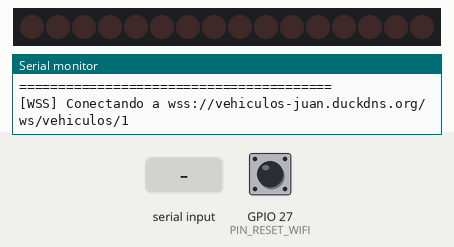
This sketch was run on a simulated ESP32. Shown: 16 shift-register outputs drawn as a row of LEDs (first output left, lit = HIGH), the last lines printed to the serial monitor. Wiring (inferred from the names in the program): 2 × shift register (74HC595): data GPIO 23; shift clock GPIO 18; latch GPIO 5. Wiring (inferred from the signals the program sends): row of LEDs: on Q0, Q1, Q2, Q3, Q4, Q5, Q6, Q7, Q8, Q9, Q10, Q11, Q12, Q13, Q14, Q15. The test bench sets the inputs (shaded band); at power-on: GPIO 27 (PIN_RESET_WIFI) HIGH. WiFi joins after 1.5 s; servers stay silent unless stated.

Above: at 3.0 s.
3.1 s: "l,45\n" received over Serial
At 4.4 s:
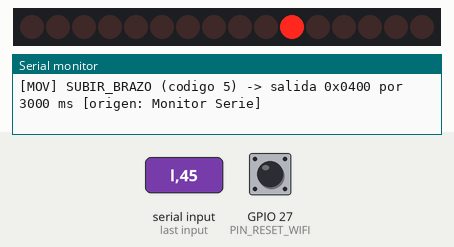
6.1 s: "s,45\n" received over Serial
At 6.35 s:
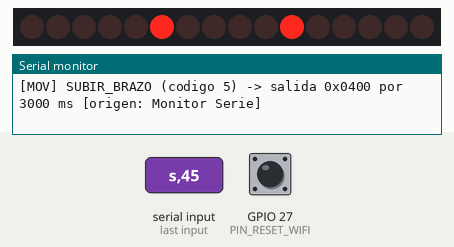
9.1 s: "e,45\n" received over Serial
At 9.35 s:
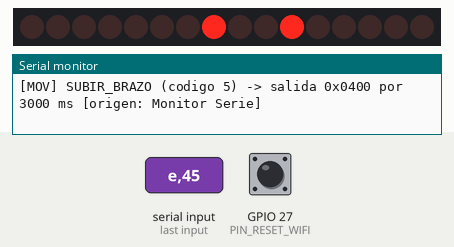
12.1 s: "estado_inicial" received over Serial
Timing chart, 0 to 15.1 s (numbered marks = the images above; inputs shaded):
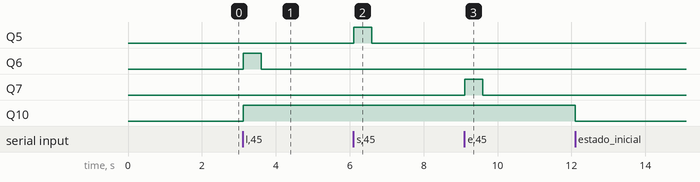

The sketch:

excavadora_iot.ino
```cpp
/*
  PROYECTO: Excavadora IoT controlada desde la API (Swagger UI -> WSS -> ESP32)
  PLACA: ESP32 clasica de 38 pines

  BIBLIOTECAS (Administrador de bibliotecas de Arduino IDE):
  - WiFiManager         (tzapu)
  - WebSockets          (Markus Sattler)   -> incluye WebSocketsClient.h
  - ArduinoJson         (Benoit Blanchon)  -> version 7.x

  FUNCIONES:
  - Portal Wi-Fi con WiFiManager (igual que el programa anterior).
  - Se conecta por WSS al canal del vehiculo en la API.
  - Ejecuta los movimientos que llegan de la API y los muestra en Monitor Serie.
  - Movimiento individual: se ejecuta y se detiene solo (seguridad).
  - DEMO: ejecuta cada paso respetando duracion_ms y pausa_ms.
  - Seguridad: si se pierde el WSS o el Wi-Fi, TODO se detiene.
  - El estado_inicial NO mueve el carrito (solo se muestra).
*/

#include <WiFi.h>
#include <WiFiManager.h>
#include <WebSocketsClient.h>
#include <ArduinoJson.h>

// --------------------------------------------------
// 1. CONFIGURACION GENERAL
// --------------------------------------------------

// ---- Wi-Fi ----
const char* PASSWORD_AP = "Shuhua30.";
const int PIN_RESET_WIFI = 27;
const unsigned long TIEMPO_RESET_MS = 5000;
const unsigned long INTERVALO_RECONEXION_MS = 15000;
const unsigned long INTERVALO_ESTADO_MS = 30000;

// ---- API publica (WSS) ----
const char* HOST_API = "vehiculos-juan.duckdns.org";
const uint16_t PUERTO_API = 443;
const int ID_VEHICULO = 1;

// Tiempo maximo que dura un movimiento INDIVIDUAL enviado desde la API.
// Pasado ese tiempo el carrito se detiene solo. Usa 0 para desactivarlo
// (no recomendado: el carrito seguiria hasta recibir DETENER).
const unsigned long DURACION_MAXIMA_INDIVIDUAL_MS = 3000;

// ---- 74HC595 ----
const uint8_t PIN_DATA  = 23;
const uint8_t PIN_CLOCK = 18;
const uint8_t PIN_LATCH = 5;

// ---- Codigos de comando (deben coincidir con el catalogo en la base) ----
const int CODIGO_DETENER   = 9;
const int CODIGO_LUZ       = 10;
const int CODIGO_SONIDO    = 11;
const int CODIGO_ENCENDIDO = 12;

// Salidas de los pulsos (se activan junto al movimiento actual)
const uint16_t MASCARA_ENCENDIDO = 0x0080;
const uint16_t MASCARA_LUZ       = 0x0040;
const uint16_t MASCARA_SONIDO    = 0x0020;

// Tabla: codigo del comando en la base -> salida del 74HC595
struct ComandoHW {
  int codigo;
  uint16_t mascara;
  const char* nombre;
};

const ComandoHW TABLA_COMANDOS[] = {
  { 1, 0x0001, "AVANZAR"         },
  { 2, 0x0004, "RETROCEDER"      },
  { 3, 0x0200, "GIRAR_IZQUIERDA" },
  { 4, 0x0100, "GIRAR_DERECHA"   },
  { 5, 0x0400, "SUBIR_BRAZO"     },  // alzar garra
  { 6, 0x0800, "BAJAR_BRAZO"     },  // bajar garra
  { 7, 0x0002, "ABRIR_PALA"      },  // girar garra izquierda
  { 8, 0x0010, "CERRAR_PALA"     }   // girar garra derecha
};
const int TOTAL_COMANDOS = sizeof(TABLA_COMANDOS) / sizeof(TABLA_COMANDOS[0]);

// ---- Objetos y variables ----
WiFiManager gestorWiFi;
WebSocketsClient clienteWS;
String nombreDispositivo;
String rutaWS;

// Boton fisico
unsigned long inicioPulsacion = 0;
bool pulsacionEnCurso = false;
bool resetEjecutado = false;

// Wi-Fi
unsigned long ultimoIntentoConexion = 0;
unsigned long ultimaImpresionEstado = 0;
bool estadoConexionAnterior = false;
bool conexionAnteriorConocida = false;

// WebSocket
bool wsIniciado = false;
bool wsConectado = false;
// Estado de ejecucion de la DEMO
bool demoActiva = false;

// Salidas
uint16_t movimientoActivo = 0;
bool movimientoTemporizado = false;
unsigned long movimientoFin = 0;

uint16_t pulsoMascara = 0;
bool pulsoActivo = false;
unsigned long pulsoFin = 0;

unsigned long contadorEncendido = 0;


// --------------------------------------------------
// 2. SALIDAS: REGISTROS 74HC595
// --------------------------------------------------

void actualizarSalidas(uint16_t valor) {

  digitalWrite(PIN_LATCH, LOW);

  // Registro superior: bits 08-15
  shiftOut(PIN_DATA, PIN_CLOCK, MSBFIRST, (uint8_t)(valor >> 8));

  // Registro inferior: bits 00-07
  shiftOut(PIN_DATA, PIN_CLOCK, MSBFIRST, (uint8_t)(valor & 0xFF));

  digitalWrite(PIN_LATCH, HIGH);
}

void refrescarSalidas() {
  uint16_t valor = movimientoActivo;

  if (pulsoActivo) {
    valor |= pulsoMascara;
  }

  actualizarSalidas(valor);
}

// Detiene el movimiento y los pulsos.
// Solo imprime si realmente habia algo activo.
void detener(const char* motivo) {

  bool habiaActividad = (movimientoActivo != 0) || pulsoActivo;

  movimientoActivo = 0;
  movimientoTemporizado = false;
  pulsoMascara = 0;
  pulsoActivo = false;
  actualizarSalidas(0);

  if (habiaActividad) {
    Serial.print("[MOV] DETENIDO -> ");
    Serial.println(motivo);
  }
}

void iniciarPulso(uint16_t mascara, unsigned long duracionMs, const char* nombre) {

  pulsoMascara = mascara;
  pulsoActivo = true;
  pulsoFin = millis() + duracionMs;
  refrescarSalidas();

  Serial.printf("[MOV] %s (pulso de %lu ms)\n", nombre, duracionMs);
}

// Apaga los pulsos y detiene el movimiento si se cumplio su tiempo.
// Usa restas con signo para funcionar aunque millis() desborde.
void gestionarTemporizadores() {

  unsigned long ahora = millis();

  if (pulsoActivo && (long)(ahora - pulsoFin) >= 0) {
    pulsoActivo = false;
    pulsoMascara = 0;
    refrescarSalidas();
  }

  if (movimientoTemporizado && (long)(ahora - movimientoFin) >= 0) {
    detener("tiempo de movimiento cumplido");
  }
}


// --------------------------------------------------
// 3. EJECUTAR UN COMANDO (codigo de la base de datos)
// --------------------------------------------------

const ComandoHW* buscarComando(int codigo) {

  for (int i = 0; i < TOTAL_COMANDOS; i++) {
    if (TABLA_COMANDOS[i].codigo == codigo) {
      return &TABLA_COMANDOS[i];
    }
  }

  return nullptr;
}

// duracionMs = 0 -> movimiento individual (usa el tiempo maximo de seguridad)
// duracionMs > 0 -> paso de DEMO (dura exactamente duracion_ms)
void ejecutarComando(int codigo, unsigned long duracionMs, const char* origen) {

  if (codigo == CODIGO_DETENER) {
    detener("comando DETENER");
    return;
  }

  if (codigo == CODIGO_LUZ) {
    iniciarPulso(MASCARA_LUZ, 500, "LUZ");
    return;
  }

  if (codigo == CODIGO_SONIDO) {
    iniciarPulso(MASCARA_SONIDO, 500, "SONIDO");
    return;
  }

  if (codigo == CODIGO_ENCENDIDO) {
    contadorEncendido++;

    if (contadorEncendido % 2 == 1) {
      iniciarPulso(MASCARA_ENCENDIDO, 500, "ENCENDER ESCAVADORA");
    } else {
      iniciarPulso(MASCARA_ENCENDIDO, 1500, "APAGAR ESCAVADORA");
    }

    return;
  }

  const ComandoHW* comando = buscarComando(codigo);

  if (comando == nullptr) {
    Serial.printf("[MOV] Codigo %d sin accion definida en la ESP32 (ignorado)\n", codigo);
    return;
  }

  movimientoActivo = comando->mascara;
  refrescarSalidas();

  unsigned long limite = (duracionMs > 0) ? duracionMs : DURACION_MAXIMA_INDIVIDUAL_MS;

  if (limite > 0) {
    movimientoTemporizado = true;
    movimientoFin = millis() + limite;
  } else {
    movimientoTemporizado = false;
  }

  Serial.printf("[MOV] %s (codigo %d) -> salida 0x%04X por %lu ms [origen: %s]\n",
                comando->nombre, codigo, comando->mascara, limite, origen);
}


// --------------------------------------------------
// 4. WEBSOCKET: PROCESAR LOS EVENTOS DE LA API
// --------------------------------------------------


void procesarMensaje(uint8_t* payload, size_t length) {

  JsonDocument doc;

  DeserializationError error =
      deserializeJson(doc, (const char*)payload, length);

  if (error) {
    Serial.print("[WSS] Mensaje JSON invalido: ");
    Serial.println(error.c_str());
    return;
  }

  const char* evento = doc["evento"] | "";
  const char* comando = doc["comando"] | "";

  int codigo = doc["codigo"] | -1;

  JsonObject datos = doc["datos"];

  Serial.printf(
    "[WSS] Evento: %s | comando: %s | codigo: %d\n",
    evento, comando, codigo
  );

  // ------------------------------------------
  // ESTADO INICIAL
  // ------------------------------------------

  if (strcmp(evento, "estado_inicial") == 0) {

    Serial.println(
      "[WSS] Estado inicial recibido (sin ejecutar movimientos)."
    );

  }

  // ------------------------------------------
  // MOVIMIENTO INDIVIDUAL
  // ------------------------------------------

  else if (strcmp(evento, "movimiento_individual") == 0) {

    ejecutarComando(codigo, 0, "POST individual");

  }

  // ------------------------------------------
  // DEMO INICIADA
  // ------------------------------------------

  else if (strcmp(evento, "demo_iniciada") == 0) {

    demoActiva = true;

    int total = datos["total_movimientos"] | 0;

    Serial.println();
    Serial.println("[DEMO] DEMO INICIADA.");
    Serial.printf("[DEMO] Pasos programados: %d\n", total);

  }

  // ------------------------------------------
  // MOVIMIENTOS DE LA DEMO
  // ------------------------------------------

  else if (strcmp(evento, "demo_movimiento") == 0) {

    // IMPORTANTE:
    // No ejecutar ningun paso si la DEMO esta detenida.

    if (!demoActiva) {

      Serial.println(
        "[DEMO] Movimiento ignorado: DEMO inactiva."
      );

      return;
    }

    int orden = datos["orden"] | 0;
    int total = datos["total_movimientos"] | 0;

    unsigned long duracion =
        datos["duracion_ms"] | 0UL;

    unsigned long pausa =
        datos["pausa_ms"] | 0UL;

    Serial.printf(
      "[DEMO] Paso %d/%d | duracion %lu ms | pausa %lu ms\n",
      orden, total, duracion, pausa
    );

    ejecutarComando(codigo, duracion, "DEMO");

  }

  // ------------------------------------------
  // DEMO FINALIZADA
  // ------------------------------------------

  else if (strcmp(evento, "demo_finalizada") == 0) {

    demoActiva = false;

    Serial.println("[DEMO] Finalizada.");

    detener("DEMO finalizada");

  }

  // ------------------------------------------
  // DEMO CANCELADA
  // ------------------------------------------

  else if (strcmp(evento, "demo_cancelada") == 0) {

    // Primero bloquear nuevos movimientos
    demoActiva = false;

    Serial.println("[DEMO] CANCELACION RECIBIDA.");

    detener("DEMO cancelada");

    Serial.println(
      "[DEMO] No se ejecutaran mas movimientos de esta DEMO."
    );

  }

  // ------------------------------------------
  // ERROR DE LA API
  // ------------------------------------------

  else if (strcmp(evento, "error") == 0) {

    demoActiva = false;

    Serial.println("[WSS] La API informo un error.");

    detener("evento de error");

  }

  // ------------------------------------------
  // OTROS EVENTOS
  // ------------------------------------------

  // estado_actualizado y pong se ignoran.
}


void eventoWebSocket(WStype_t tipo, uint8_t* payload, size_t length) {

  switch (tipo) {

    case WStype_CONNECTED:
      wsConectado = true;
      Serial.println();
      Serial.println("[WSS] CONECTADO al canal del vehiculo.");
      break;

    case WStype_DISCONNECTED:

      if (wsConectado) {
        Serial.println("[WSS] DESCONECTADO.");
      }

      wsConectado = false;

      // Bloquear cualquier DEMO que estuviera ejecutandose
      demoActiva = false;

      // Detener todas las salidas por seguridad
      detener("conexion WSS perdida");

      break;

    case WStype_TEXT:
      procesarMensaje(payload, length);
      break;

    case WStype_ERROR:
      Serial.println("[WSS] Error de comunicacion.");
      break;

    default:
      break;
  }
}

void iniciarWebSocket() {

  rutaWS = "/ws/vehiculos/" + String(ID_VEHICULO);

  Serial.printf("[WSS] Conectando a wss://%s%s\n", HOST_API, rutaWS.c_str());

  clienteWS.beginSSL(HOST_API, PUERTO_API, rutaWS.c_str());
  clienteWS.onEvent(eventoWebSocket);

  // Reintentar cada 5 s y verificar que el servidor siga vivo.
  clienteWS.setReconnectInterval(5000);
  clienteWS.enableHeartbeat(15000, 3000, 2);
}

void gestionarWebSocket() {

  if (WiFi.status() != WL_CONNECTED) {
    // Sin Wi-Fi no hay control remoto: parar por seguridad.
    detener("Wi-Fi perdido");
    return;
  }

  if (!wsIniciado) {
    iniciarWebSocket();
    wsIniciado = true;
  }

  clienteWS.loop();
}


// --------------------------------------------------
// 5. WI-FI (SIN CAMBIOS RESPECTO AL PROGRAMA ANTERIOR)
// --------------------------------------------------

String generarNombreDispositivo() {

  String mac = WiFi.macAddress();
  mac.replace(":", "");
  mac.toUpperCase();
  String sufijo = mac.substring(mac.length() - 6);

  return "EXCAVADORA-" + sufijo;
}

void mostrarInformacionWiFi() {

  if (WiFi.status() != WL_CONNECTED) {
    Serial.println();
    Serial.println("[WiFi] Estado: DESCONECTADO");
    return;
  }

  Serial.println();
  Serial.println("========================================");
  Serial.println("       EXCAVADORA IoT - WI-FI");
  Serial.println("========================================");

  Serial.print("Dispositivo: ");
  Serial.println(nombreDispositivo);

  Serial.print("MAC: ");
  Serial.println(WiFi.macAddress());

  Serial.println("Estado: CONECTADO");

  Serial.print("SSID conectado: ");
  Serial.println(WiFi.SSID());

  Serial.print("Direccion IPv4: ");
  Serial.println(WiFi.localIP());

  Serial.print("Mascara de subred: ");
  Serial.println(WiFi.subnetMask());

  Serial.print("Puerta de enlace: ");
  Serial.println(WiFi.gatewayIP());

  Serial.print("Intensidad RSSI: ");
  Serial.print(WiFi.RSSI());
  Serial.println(" dBm");

  Serial.println("========================================");
  Serial.println();

  // No mostrar ni imprimir la contrasena Wi-Fi.
}

void restablecerWiFi(const char* motivo) {

  // Antes de reiniciar, dejar el carrito detenido.
  detener("restablecimiento Wi-Fi");

  Serial.println();
  Serial.println("=== RESTABLECIMIENTO WI-FI ===");
  Serial.print("Motivo: ");
  Serial.println(motivo);

  Serial.println("[1] Desactivando reconexion automatica...");
  WiFi.setAutoReconnect(false);

  Serial.println("[2] Borrando credenciales de Wi-Fi...");
  bool resultado = WiFi.disconnect(false, true);

  Serial.print("[3] Resultado: ");
  Serial.println(resultado ? "OK" : "ERROR");

  Serial.println("[4] Reiniciando...");
  Serial.flush();

  delay(300);
  ESP.restart();
}

void comprobarBotonReset() {

  bool botonPresionado = (digitalRead(PIN_RESET_WIFI) == LOW);

  if (botonPresionado) {

    if (!pulsacionEnCurso) {
      inicioPulsacion = millis();
      pulsacionEnCurso = true;

      Serial.println("[RESET] Boton detectado. Mantener 5 segundos.");
    }

    if (!resetEjecutado && millis() - inicioPulsacion >= TIEMPO_RESET_MS) {

      resetEjecutado = true;
      restablecerWiFi("Boton fisico GPIO27");
    }

  } else {
    pulsacionEnCurso = false;
    resetEjecutado = false;
  }
}

void gestionarConexionWiFi() {

  bool conectado = (WiFi.status() == WL_CONNECTED);

  if (!conexionAnteriorConocida || conectado != estadoConexionAnterior) {

    conexionAnteriorConocida = true;
    estadoConexionAnterior = conectado;

    if (conectado) {
      Serial.println();
      Serial.println("[WiFi] Conexion establecida.");
      mostrarInformacionWiFi();
    } else {
      Serial.println();
      Serial.println("[WiFi] Conexion perdida o pendiente.");
    }
  }

  if (conectado && millis() - ultimaImpresionEstado >= INTERVALO_ESTADO_MS) {
    ultimaImpresionEstado = millis();
    mostrarInformacionWiFi();
  }

  if (gestorWiFi.getConfigPortalActive()) {
    return;
  }

  if (!conectado && millis() - ultimoIntentoConexion >= INTERVALO_RECONEXION_MS) {

    ultimoIntentoConexion = millis();
    Serial.println("[WiFi] Intentando recuperar la conexion...");
    WiFi.reconnect();
  }
}


// --------------------------------------------------
// 6. PRUEBAS LOCALES POR MONITOR SERIE
// --------------------------------------------------

void imprimirAyuda() {
  Serial.println("Comandos por Monitor Serie (codigos de la base de datos):");
  Serial.println("  1 AVANZAR          5 SUBIR_BRAZO");
  Serial.println("  2 RETROCEDER       6 BAJAR_BRAZO");
  Serial.println("  3 GIRAR_IZQUIERDA  7 ABRIR_PALA");
  Serial.println("  4 GIRAR_DERECHA    8 CERRAR_PALA");
  Serial.println("  9 o 0 = DETENER");
  Serial.println("  L = luz   S = sonido   E = encender/apagar");
  Serial.println("  R = borrar credenciales Wi-Fi y reiniciar");
  Serial.println("Boton GPIO27: mantener pulsado 5 segundos (borra Wi-Fi)");
  Serial.println();
}

void comprobarComandoSerial() {

  while (Serial.available() > 0) {

    char c = Serial.read();

    if (c >= '1' && c <= '9') {
      ejecutarComando(c - '0', 0, "Monitor Serie");

    } else if (c == '0') {
      demoActiva = false;
      detener("DEMO detenida localmente por Monitor Serie");

    } else if (c == 'l' || c == 'L') {
      ejecutarComando(CODIGO_LUZ, 0, "Monitor Serie");

    } else if (c == 's' || c == 'S') {
      ejecutarComando(CODIGO_SONIDO, 0, "Monitor Serie");

    } else if (c == 'e' || c == 'E') {
      ejecutarComando(CODIGO_ENCENDIDO, 0, "Monitor Serie");

    } else if (c == 'r' || c == 'R') {
      restablecerWiFi("Comando recibido por Monitor Serie");
    }
  }
}

// --------------------------------------------------
// 7. INICIALIZACION
// --------------------------------------------------

void setup() {

  // Lo primero: salidas en estado seguro (todo apagado).
  pinMode(PIN_DATA, OUTPUT);
  pinMode(PIN_CLOCK, OUTPUT);
  pinMode(PIN_LATCH, OUTPUT);
  actualizarSalidas(0);

  Serial.begin(115200);
  delay(300);

  Serial.println();
  Serial.println("========================================");
  Serial.println(" EXCAVADORA IoT - CONTROL POR API (WSS)");
  Serial.println("========================================");

  pinMode(PIN_RESET_WIFI, INPUT_PULLUP);

  WiFi.mode(WIFI_STA);
  WiFi.setAutoReconnect(true);
  WiFi.persistent(true);

  nombreDispositivo = generarNombreDispositivo();

  Serial.print("Dispositivo: ");
  Serial.println(nombreDispositivo);

  Serial.print("Direccion MAC: ");
  Serial.println(WiFi.macAddress());

  Serial.println();
  Serial.println("[WiFi] Buscando una red guardada...");

  gestorWiFi.setDebugOutput(false);
  gestorWiFi.setConfigPortalBlocking(false);
  gestorWiFi.setConnectTimeout(20);
  gestorWiFi.setConfigPortalTimeout(0);

  bool conectado = gestorWiFi.autoConnect(nombreDispositivo.c_str(), PASSWORD_AP);

  if (conectado) {
    Serial.println("[WiFi] Conexion inicial correcta.");
    mostrarInformacionWiFi();
  } else {
    Serial.println();
    Serial.println("[WiFi] No hay conexion establecida.");
    Serial.println("[WiFi] El portal puede estar activo.");
    Serial.print("Punto de acceso: ");
    Serial.println(nombreDispositivo);
    Serial.println("Conectate al AP y abre http://192.168.4.1");
  }

  Serial.println();
  imprimirAyuda();
}


// --------------------------------------------------
// 8. BUCLE PRINCIPAL NO BLOQUEANTE
// --------------------------------------------------

void loop() {

  gestorWiFi.process();
  comprobarComandoSerial();
  comprobarBotonReset();
  gestionarConexionWiFi();
  gestionarWebSocket();
  gestionarTemporizadores();
}
```

Measured:
- after the input at 3.1 s, Q6: LOW → HIGH at once, → LOW 0.49 s later; Q10: LOW → HIGH at once
